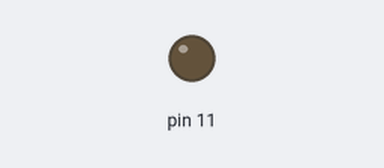
The sketch below on a simulated Arduino Uno, built with avr-gcc and run on an emulated ATmega328P. Shown: output pins drawn as LEDs (lit = HIGH).

Above: at 0.05 s.
At 1.2 s:
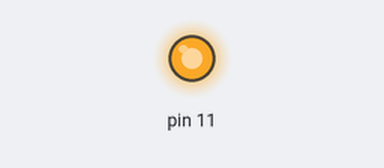
Timing chart, 0 to 4.2 s (numbered marks = the images above):
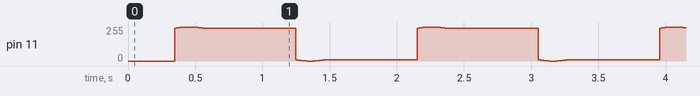

The sketch:

lfo01.ino
```cpp
int sinwave[360] = {128,130,132,134,136,139,141,143,145,147,150,152,154,156,158,160,163,165,167,169,171,173,175,177,179,181,183,185,187,189,191,193,195,197,199,201,202,204,206,208,209,211,213,214,216,218,219,221,222,224,225,227,228,229,231,232,233,234,236,237,238,239,240,241,242,243,244,245,246,247,247,248,249,249,250,251,251,252,252,253,253,253,254,254,254,255,255,255,255,255,255,255,255,255,255,255,254,254,254,253,253,253,252,252,251,251,250,249,249,248,247,247,246,245,244,243,242,241,240,239,238,237,236,234,233,232,231,229,228,227,225,224,222,221,219,218,216,214,213,211,209,208,206,204,202,201,199,197,195,193,191,189,187,185,183,181,179,177,175,173,171,169,167,165,163,160,158,156,154,152,150,147,145,143,141,139,136,134,132,130,128,125,123,121,119,116,114,112,110,108,105,103,101,99,97,95,92,90,88,86,84,82,80,78,76,74,72,70,68,66,64,62,60,58,56,54,53,51,49,47,46,44,42,41,39,37,36,34,33,31,30,28,27,26,24,23,22,21,19,18,17,16,15,14,13,12,11,10,9,8,8,7,6,6,5,4,4,3,3,2,2,2,1,1,1,0,0,0,0,0,0,0,0,0,0,0,1,1,1,2,2,2,3,3,4,4,5,6,6,7,8,8,9,10,11,12,13,14,15,16,17,18,19,21,22,23,24,26,27,28,30,31,33,34,36,37,39,41,42,44,46,47,49,51,53,54,56,58,60,62,64,66,68,70,72,74,76,78,80,82,84,86,88,90,92,95,97,99,101,103,105,108,110,112,114,116,119,121,123,125};
int i = 0;
void setup() {

}

void loop() {
  analogWrite(11,sinwave[i]);
  delay(5);
  i++;
  if(i >= 360){
    i = 0;
  }
}
```
